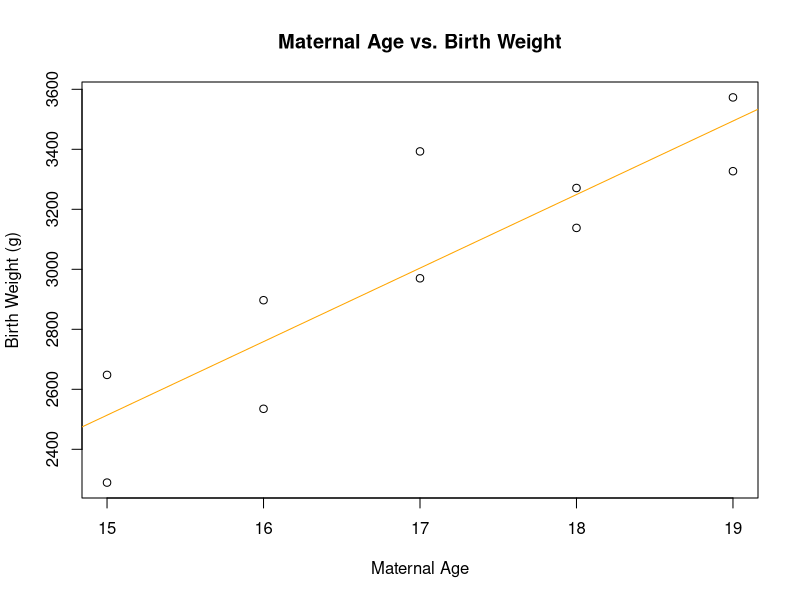
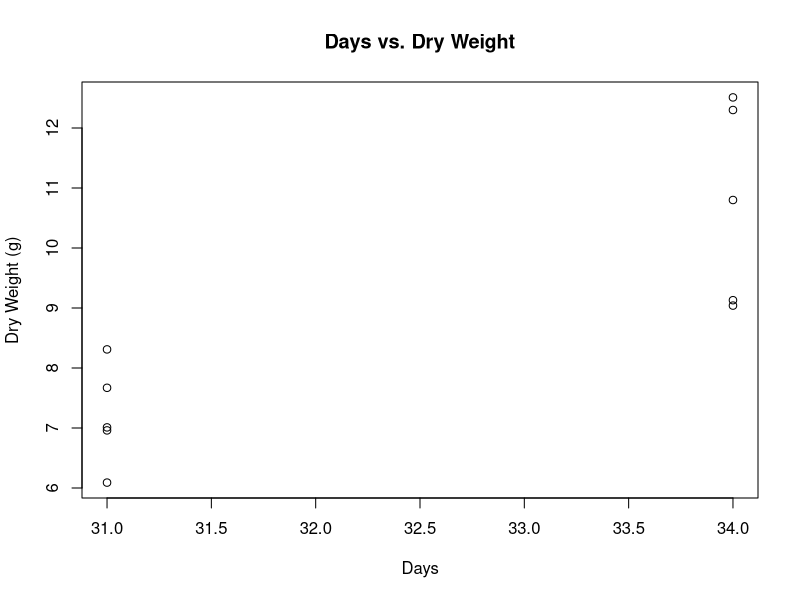
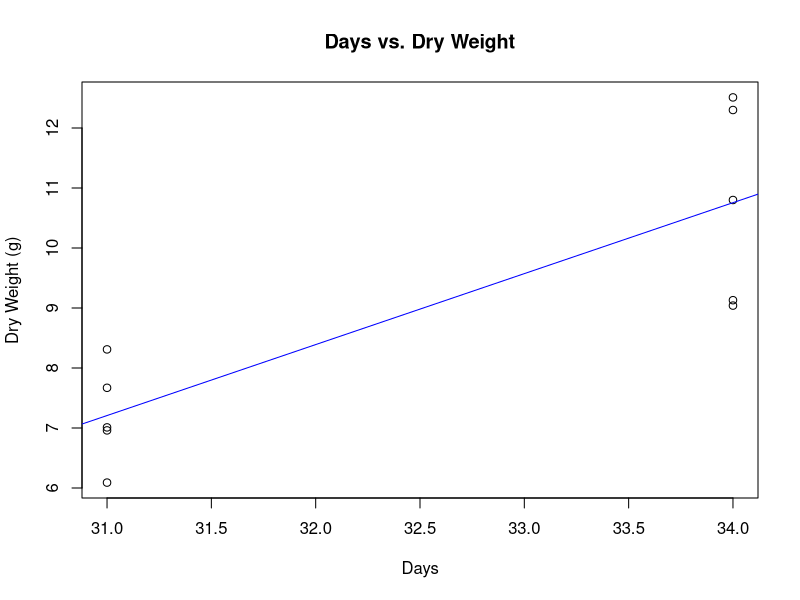

R code for these plots, in order:
## ---- chunk 1
knitr::opts_chunk$set(echo = TRUE)
## ---- chunk 2
X1 = c(15,17,18,15,16,19,17,16,18,19)
Y1 = c(2289, 3393, 3271, 2648, 2897, 3327, 2970, 2535, 3138, 3573)
n1 = length(X1)
## ---- chunk 3
fit1 = lm(Y1~X1)
plot(X1, Y1, xlab="Maternal Age", ylab="Birth Weight (g)" , main = "Maternal Age vs. Birth Weight")
abline(fit1, col = "orange")
## ---- chunk 4
b1hat1 = t(X1-mean(X1))%*%(Y1-mean(Y1))/sum((X1-mean(X1))^2)
b0hat1 = mean(Y1) - b1hat1*mean(X1)
E17 = b0hat1 + (b1hat1 * 17)
cat("E17: ", E17)
E16 = b0hat1 + (b1hat1 * 16)
cat("E16: ", E16)
cat(E17, " - ", E16, " :", E17 - E16)
## ---- chunk 5
y_hat1 = fit1$fitted.values
MSE1 = (sum((Y1-y_hat1)^2))/(n1-2)
MSE1
SSTO1 = sum((Y1-mean(Y1))^2)
SSTO1
## ---- chunk 6
confint(lm(Y1~X1), parm = "Interval: ",  level = 0.95)
## ---- chunk 7
X2 = c(31, 31, 31, 31, 31, 34, 34, 34, 34, 34)
Y2 = c(8.31, 7.67, 6.09, 7.01, 6.96, 9.13, 12.51, 12.30, 10.80, 9.04)
## ---- chunk 8
plot(X2, Y2, xlab="Days", ylab="Dry Weight (g)" , main = "Days vs. Dry Weight")
## ---- chunk 9
#1. 
fit2 = lm(Y2~X2)
e2 = fit2$residuals
#2. 
group2_1 <- X2 == 31
group2_2 <- !group2_1
#3. 
d2_1 <- abs(e2[group2_1] - median(e2[group2_1]))
d2_2 <- abs(e2[group2_2] - median(e2[group2_2]))
#4. 
n2 <- length(e2)
n2_1 <- length(d2_1)
n2_2 <- length(d2_2)
#5. 
s2 <- sqrt((sum((d2_1-mean(d2_1))^2)+sum((d2_2-mean(d2_2))^2))/(n2 - 2))
tstar <- (mean(d2_1)-mean(d2_2))/s2/sqrt(1/n2_1+1/n2_2)
cat("Statistic: ", tstar)
## ---- chunk 10
tcrit <- qt((1 - (0.05/2)), df = n2-2)
cat("Critical Value: ", tcrit)
cat("Result: ", abs(tstar) <= tcrit)
## ---- chunk 11
plot(X2, Y2, xlab="Days", ylab="Dry Weight (g)" , main = "Days vs. Dry Weight")
abline(fit2, col = "blue")
